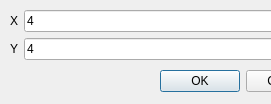
<?xml version="1.0" encoding="UTF-8"?>
<ui version="4.0">
 <class>CNewSceneDialog</class>
 <widget class="QDialog" name="CNewSceneDialog">
  <property name="windowModality">
   <enum>Qt::ApplicationModal</enum>
  </property>
  <property name="geometry">
   <rect>
    <x>0</x>
    <y>0</y>
    <width>271</width>
    <height>104</height>
   </rect>
  </property>
  <property name="contextMenuPolicy">
   <enum>Qt::PreventContextMenu</enum>
  </property>
  <property name="windowTitle">
   <string>Create new scene.</string>
  </property>
  <property name="modal">
   <bool>true</bool>
  </property>
  <widget class="QWidget" name="verticalLayoutWidget">
   <property name="geometry">
    <rect>
     <x>10</x>
     <y>10</y>
     <width>316</width>
     <height>152</height>
    </rect>
   </property>
   <layout class="QVBoxLayout" name="verticalLayout">
    <item>
     <layout class="QHBoxLayout" name="horizontalLayout">
      <item>
       <widget class="QLabel" name="label">
        <property name="text">
         <string>X</string>
        </property>
       </widget>
      </item>
      <item>
       <widget class="QLineEdit" name="m_pEditX">
        <property name="text">
         <string>4</string>
        </property>
        <property name="placeholderText">
         <string>Number of regions in X</string>
        </property>
       </widget>
      </item>
     </layout>
    </item>
    <item>
     <layout class="QHBoxLayout" name="horizontalLayout_2">
      <item>
       <widget class="QLabel" name="label_2">
        <property name="text">
         <string>Y</string>
        </property>
       </widget>
      </item>
      <item>
       <widget class="QLineEdit" name="m_pEditY">
        <property name="text">
         <string>4</string>
        </property>
        <property name="placeholderText">
         <string>Number of regions in Y</string>
        </property>
       </widget>
      </item>
     </layout>
    </item>
    <item>
     <layout class="QHBoxLayout">
      <property name="spacing">
       <number>6</number>
      </property>
      <property name="leftMargin">
       <number>0</number>
      </property>
      <property name="topMargin">
       <number>0</number>
      </property>
      <property name="rightMargin">
       <number>0</number>
      </property>
      <property name="bottomMargin">
       <number>0</number>
      </property>
      <item>
       <spacer>
        <property name="orientation">
         <enum>Qt::Horizontal</enum>
        </property>
        <property name="sizeHint" stdset="0">
         <size>
          <width>131</width>
          <height>31</height>
         </size>
        </property>
       </spacer>
      </item>
      <item>
       <widget class="QPushButton" name="m_pOkButton">
        <property name="text">
         <string>OK</string>
        </property>
       </widget>
      </item>
      <item>
       <widget class="QPushButton" name="m_pCancelButton">
        <property name="text">
         <string>Cancel</string>
        </property>
       </widget>
      </item>
     </layout>
    </item>
    <item>
     <spacer name="verticalSpacer_2">
      <property name="orientation">
       <enum>Qt::Vertical</enum>
      </property>
      <property name="sizeHint" stdset="0">
       <size>
        <width>20</width>
        <height>40</height>
       </size>
      </property>
     </spacer>
    </item>
   </layout>
  </widget>
 </widget>
 <resources/>
 <connections>
  <connection>
   <sender>m_pOkButton</sender>
   <signal>clicked()</signal>
   <receiver>CNewSceneDialog</receiver>
   <slot>pressOkay()</slot>
   <hints>
    <hint type="sourcelabel">
     <x>172</x>
     <y>100</y>
    </hint>
    <hint type="destinationlabel">
     <x>96</x>
     <y>130</y>
    </hint>
   </hints>
  </connection>
  <connection>
   <sender>m_pCancelButton</sender>
   <signal>clicked()</signal>
   <receiver>CNewSceneDialog</receiver>
   <slot>pressCancel()</slot>
   <hints>
    <hint type="sourcelabel">
     <x>253</x>
     <y>100</y>
    </hint>
    <hint type="destinationlabel">
     <x>179</x>
     <y>130</y>
    </hint>
   </hints>
  </connection>
  <connection>
   <sender>m_pOkButton</sender>
   <signal>clicked()</signal>
   <receiver>CNewSceneDialog</receiver>
   <slot>accept()</slot>
   <hints>
    <hint type="sourcelabel">
     <x>141</x>
     <y>104</y>
    </hint>
    <hint type="destinationlabel">
     <x>118</x>
     <y>87</y>
    </hint>
   </hints>
  </connection>
  <connection>
   <sender>m_pCancelButton</sender>
   <signal>clicked()</signal>
   <receiver>CNewSceneDialog</receiver>
   <slot>reject()</slot>
   <hints>
    <hint type="sourcelabel">
     <x>215</x>
     <y>107</y>
    </hint>
    <hint type="destinationlabel">
     <x>222</x>
     <y>82</y>
    </hint>
   </hints>
  </connection>
 </connections>
 <slots>
  <slot>pressOkay()</slot>
  <slot>pressCancel()</slot>
 </slots>
</ui>
